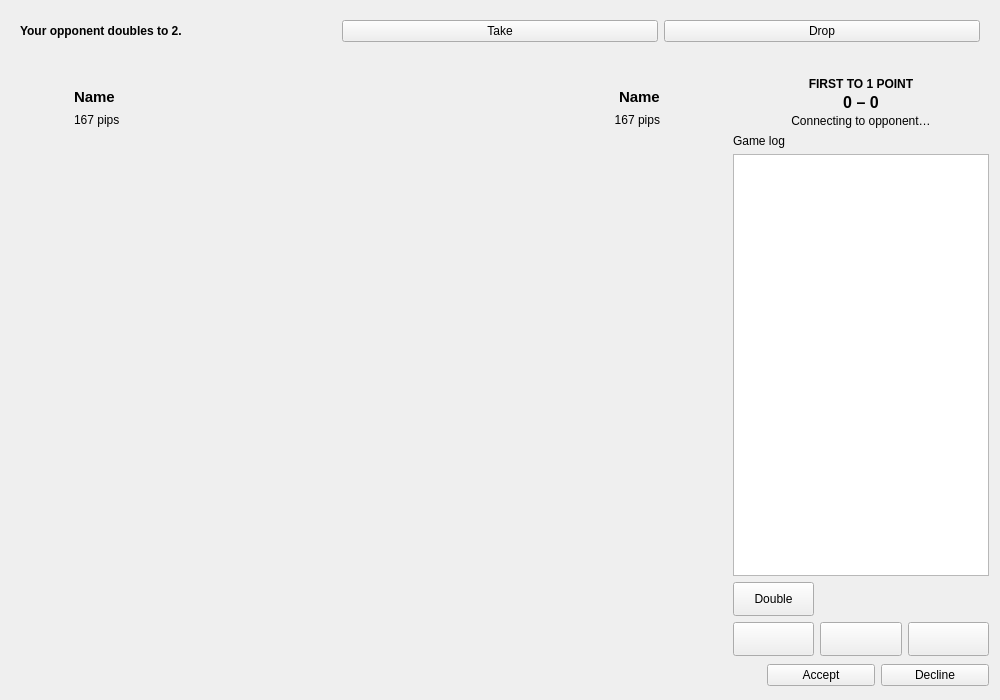
<?xml version="1.0" ?><ui version="4.0">
 <class>BackgammonGameWindow</class>
 <widget class="QWidget" name="BackgammonGameWindow">
  <property name="geometry">
   <rect>
    <x>0</x>
    <y>0</y>
    <width>1000</width>
    <height>700</height>
   </rect>
  </property>
  <property name="windowTitle">
   <string>Backgammon</string>
  </property>
  <layout class="QVBoxLayout" name="mainLayout" stretch="0,0,1">
   <item>
    <widget class="QFrame" name="cubeOfferFrame">
     <layout class="QHBoxLayout" name="cubeOfferLayout">
      <item>
       <widget class="QLabel" name="cubeOfferLabel">
        <property name="font">
         <font>
          <bold>true</bold>
         </font>
        </property>
        <property name="text">
         <string notr="true">Your opponent doubles to 2.</string>
        </property>
        <property name="wordWrap">
         <bool>true</bool>
        </property>
       </widget>
      </item>
      <item>
       <widget class="QPushButton" name="takeButton">
        <property name="toolTip">
         <string>Accept: the game goes on at twice the stakes and the cube is yours</string>
        </property>
        <property name="text">
         <string>Take</string>
        </property>
       </widget>
      </item>
      <item>
       <widget class="QPushButton" name="dropButton">
        <property name="toolTip">
         <string>Refuse: you lose this game at the current cube value</string>
        </property>
        <property name="text">
         <string>Drop</string>
        </property>
       </widget>
      </item>
     </layout>
    </widget>
   </item>
   <item>
    <widget class="QLabel" name="resultLabel">
     <property name="textFormat">
      <enum>Qt::TextFormat::PlainText</enum>
     </property>
     <property name="alignment">
      <set>Qt::AlignmentFlag::AlignCenter</set>
     </property>
     <property name="wordWrap">
      <bool>true</bool>
     </property>
    </widget>
   </item>
   <item>
    <layout class="QHBoxLayout" name="playLayout" stretch="1,0">
     <property name="spacing">
      <number>10</number>
     </property>
     <item>
      <layout class="QVBoxLayout" name="boardColumn" stretch="0,1">
       <property name="spacing">
        <number>6</number>
       </property>
       <item>
        <widget class="QFrame" name="headerFrame">
         <layout class="QHBoxLayout" name="headerLayout" stretch="0,1,0">
          <property name="leftMargin">
           <number>0</number>
          </property>
          <property name="topMargin">
           <number>0</number>
          </property>
          <property name="rightMargin">
           <number>0</number>
          </property>
          <property name="bottomMargin">
           <number>0</number>
          </property>
          <item>
           <widget class="QFrame" name="oppFrame">
            <layout class="QHBoxLayout" name="oppLayout" stretch="0,1">
             <property name="spacing">
              <number>10</number>
             </property>
             <item>
              <widget class="AvatarWidget" name="oppAvatar">
               <property name="minimumSize">
                <size>
                 <width>44</width>
                 <height>44</height>
                </size>
               </property>
               <property name="maximumSize">
                <size>
                 <width>44</width>
                 <height>44</height>
                </size>
               </property>
               <property name="scaledContents">
                <bool>true</bool>
               </property>
              </widget>
             </item>
             <item>
              <layout class="QVBoxLayout" name="oppTextLayout">
               <property name="spacing">
                <number>2</number>
               </property>
               <item>
                <layout class="QHBoxLayout" name="oppNameLayout">
                 <property name="spacing">
                  <number>6</number>
                 </property>
                 <item>
                  <widget class="QLabel" name="oppName">
                   <property name="font">
                    <font>
                     <pointsize>11</pointsize>
                     <bold>true</bold>
                    </font>
                   </property>
                   <property name="text">
                    <string notr="true">Name</string>
                   </property>
                   <property name="textFormat">
                    <enum>Qt::TextFormat::PlainText</enum>
                   </property>
                  </widget>
                 </item>
                 <item>
                  <widget class="QLabel" name="oppColour">
                   <property name="toolTip">
                    <string>Checker colour</string>
                   </property>
                  </widget>
                 </item>
                 <item>
                  <spacer name="oppNameSpacer">
                   <property name="orientation">
                    <enum>Qt::Orientation::Horizontal</enum>
                   </property>
                   <property name="sizeHint" stdset="0">
                    <size>
                     <width>0</width>
                     <height>0</height>
                    </size>
                   </property>
                  </spacer>
                 </item>
                </layout>
               </item>
               <item>
                <widget class="QLabel" name="oppDetails">
                 <property name="text">
                  <string notr="true">167 pips</string>
                 </property>
                 <property name="alignment">
                  <set>Qt::AlignmentFlag::AlignLeading|Qt::AlignmentFlag::AlignLeft|Qt::AlignmentFlag::AlignVCenter</set>
                 </property>
                </widget>
               </item>
              </layout>
             </item>
            </layout>
           </widget>
          </item>
          <item>
           <spacer name="headerSpacer">
            <property name="orientation">
             <enum>Qt::Orientation::Horizontal</enum>
            </property>
            <property name="sizeHint" stdset="0">
             <size>
              <width>0</width>
              <height>0</height>
             </size>
            </property>
           </spacer>
          </item>
          <item>
           <widget class="QFrame" name="myFrame">
            <layout class="QHBoxLayout" name="myLayout" stretch="1,0">
             <property name="spacing">
              <number>10</number>
             </property>
             <item>
              <layout class="QVBoxLayout" name="myTextLayout">
               <property name="spacing">
                <number>2</number>
               </property>
               <item>
                <layout class="QHBoxLayout" name="myNameLayout">
                 <property name="spacing">
                  <number>6</number>
                 </property>
                 <item>
                  <spacer name="myNameSpacer">
                   <property name="orientation">
                    <enum>Qt::Orientation::Horizontal</enum>
                   </property>
                   <property name="sizeHint" stdset="0">
                    <size>
                     <width>0</width>
                     <height>0</height>
                    </size>
                   </property>
                  </spacer>
                 </item>
                 <item>
                  <widget class="QLabel" name="myColour">
                   <property name="toolTip">
                    <string>Checker colour</string>
                   </property>
                  </widget>
                 </item>
                 <item>
                  <widget class="QLabel" name="myName">
                   <property name="font">
                    <font>
                     <pointsize>11</pointsize>
                     <bold>true</bold>
                    </font>
                   </property>
                   <property name="text">
                    <string notr="true">Name</string>
                   </property>
                   <property name="textFormat">
                    <enum>Qt::TextFormat::PlainText</enum>
                   </property>
                  </widget>
                 </item>
                </layout>
               </item>
               <item>
                <widget class="QLabel" name="myDetails">
                 <property name="text">
                  <string notr="true">167 pips</string>
                 </property>
                 <property name="alignment">
                  <set>Qt::AlignmentFlag::AlignRight|Qt::AlignmentFlag::AlignTrailing|Qt::AlignmentFlag::AlignVCenter</set>
                 </property>
                </widget>
               </item>
              </layout>
             </item>
             <item>
              <widget class="AvatarWidget" name="myAvatar">
               <property name="minimumSize">
                <size>
                 <width>44</width>
                 <height>44</height>
                </size>
               </property>
               <property name="maximumSize">
                <size>
                 <width>44</width>
                 <height>44</height>
                </size>
               </property>
               <property name="scaledContents">
                <bool>true</bool>
               </property>
              </widget>
             </item>
            </layout>
           </widget>
          </item>
         </layout>
        </widget>
       </item>
       <item>
        <widget class="BoardWidget" name="board" native="true"/>
       </item>
      </layout>
     </item>
     <item>
      <widget class="QWidget" name="sidePanel" native="true">
       <property name="minimumSize">
        <size>
         <width>220</width>
         <height>0</height>
        </size>
       </property>
       <property name="maximumSize">
        <size>
         <width>300</width>
         <height>16777215</height>
        </size>
       </property>
       <layout class="QVBoxLayout" name="sidePanelLayout" stretch="0,0,1,0,0">
        <property name="leftMargin">
         <number>0</number>
        </property>
        <property name="topMargin">
         <number>0</number>
        </property>
        <property name="rightMargin">
         <number>0</number>
        </property>
        <property name="bottomMargin">
         <number>0</number>
        </property>
        <item>
         <layout class="QVBoxLayout" name="matchLayout">
          <property name="spacing">
           <number>2</number>
          </property>
          <item>
           <widget class="QLabel" name="matchLabel">
            <property name="font">
             <font>
              <bold>true</bold>
             </font>
            </property>
            <property name="text">
             <string notr="true">FIRST TO 1 POINT</string>
            </property>
            <property name="alignment">
             <set>Qt::AlignmentFlag::AlignCenter</set>
            </property>
           </widget>
          </item>
          <item>
           <widget class="QLabel" name="scoreLabel">
            <property name="font">
             <font>
              <pointsize>12</pointsize>
              <bold>true</bold>
             </font>
            </property>
            <property name="toolTip">
             <string>Points in this match</string>
            </property>
            <property name="text">
             <string notr="true">0 – 0</string>
            </property>
            <property name="textFormat">
             <enum>Qt::TextFormat::PlainText</enum>
            </property>
            <property name="alignment">
             <set>Qt::AlignmentFlag::AlignCenter</set>
            </property>
           </widget>
          </item>
          <item>
           <widget class="QLabel" name="statusLabel">
            <property name="text">
             <string>Connecting to opponent…</string>
            </property>
            <property name="textFormat">
             <enum>Qt::TextFormat::PlainText</enum>
            </property>
            <property name="alignment">
             <set>Qt::AlignmentFlag::AlignCenter</set>
            </property>
            <property name="wordWrap">
             <bool>true</bool>
            </property>
           </widget>
          </item>
         </layout>
        </item>
        <item>
         <widget class="QLabel" name="logLabel">
          <property name="text">
           <string>Game log</string>
          </property>
         </widget>
        </item>
        <item>
         <widget class="QListWidget" name="logList">
          <property name="editTriggers">
           <set>QAbstractItemView::EditTrigger::NoEditTriggers</set>
          </property>
          <property name="selectionMode">
           <enum>QAbstractItemView::SelectionMode::NoSelection</enum>
          </property>
          <property name="wordWrap">
           <bool>true</bool>
          </property>
         </widget>
        </item>
        <item>
         <layout class="QGridLayout" name="buttonsLayout">
          <item row="0" column="0">
           <widget class="QPushButton" name="doubleButton">
            <property name="minimumSize">
             <size>
              <width>0</width>
              <height>34</height>
             </size>
            </property>
            <property name="toolTip">
             <string>Offer to double the stakes before you roll. Your opponent takes (the cube becomes theirs) or drops (and loses the game at the current value).</string>
            </property>
            <property name="text">
             <string>Double</string>
            </property>
           </widget>
          </item>
          <item row="1" column="2">
           <widget class="QPushButton" name="endTurnButton">
            <property name="minimumSize">
             <size>
              <width>0</width>
              <height>34</height>
             </size>
            </property>
            <property name="toolTip">
             <string>End turn: play the moves you made</string>
            </property>
            <property name="text">
             <string></string>
            </property>
           <property name="icon"><iconset resource="Backgammon_images.qrc"><normaloff>:/images/confirm.png</normaloff>:/images/confirm.png</iconset></property><property name="iconSize"><size><width>28</width><height>28</height></size></property><property name="accessibleName"><string>End turn</string></property></widget>
          </item>
          <item row="1" column="0">
           <widget class="QPushButton" name="undoButton">
            <property name="minimumSize">
             <size>
              <width>0</width>
              <height>34</height>
             </size>
            </property>
            <property name="toolTip">
             <string>Undo: take back the last checker you moved</string>
            </property>
            <property name="text">
             <string></string>
            </property>
           <property name="icon"><iconset resource="Backgammon_images.qrc"><normaloff>:/images/undo.png</normaloff>:/images/undo.png</iconset></property><property name="iconSize"><size><width>28</width><height>28</height></size></property><property name="accessibleName"><string>Undo</string></property></widget>
          </item>
          <item row="1" column="1">
           <widget class="QPushButton" name="rollButton">
            <property name="minimumSize">
             <size>
              <width>0</width>
              <height>34</height>
             </size>
            </property>
            <property name="toolTip">
             <string>Roll the dice</string>
            </property>
            <property name="text">
             <string></string>
            </property>
           <property name="icon"><iconset resource="Backgammon_images.qrc"><normaloff>:/images/roll.png</normaloff>:/images/roll.png</iconset></property><property name="iconSize"><size><width>28</width><height>28</height></size></property><property name="accessibleName"><string>Roll the dice</string></property></widget>
          </item>
         </layout>
        </item>
        <item>
         <layout class="QHBoxLayout" name="gameButtonsLayout">
          <item>
           <widget class="QToolButton" name="settingsButton">
            <property name="toolTip">
             <string>Backgammon settings</string>
            </property>
            <property name="icon">
             <iconset>
              <normaloff>:/icons/png/settings.png</normaloff>:/icons/png/settings.png</iconset>
            </property>
            <property name="iconSize">
             <size>
              <width>20</width>
              <height>20</height>
             </size>
            </property>
            <property name="autoRaise">
             <bool>true</bool>
            </property>
            <property name="focusPolicy">
             <enum>Qt::FocusPolicy::NoFocus</enum>
            </property>
           </widget>
          </item>
          <item>
           <widget class="QPushButton" name="acceptButton">
            <property name="text">
             <string>Accept</string>
            </property>
           </widget>
          </item>
          <item>
           <widget class="QPushButton" name="declineButton">
            <property name="text">
             <string>Decline</string>
            </property>
           </widget>
          </item>
         </layout>
        </item>
       </layout>
      </widget>
     </item>
    </layout>
   </item>
  </layout>
 </widget>
 <customwidgets>
  <customwidget>
   <class>AvatarWidget</class>
   <extends>QLabel</extends>
   <header>gui/common/AvatarWidget.h</header>
   <container>1</container>
  </customwidget>
  <customwidget>
   <class>BoardWidget</class>
   <extends>QWidget</extends>
   <header>gui/BoardWidget.h</header>
   <container>1</container>
  </customwidget>
 </customwidgets>
 <resources><include location="Backgammon_images.qrc"/></resources>
 <connections/>
</ui>
